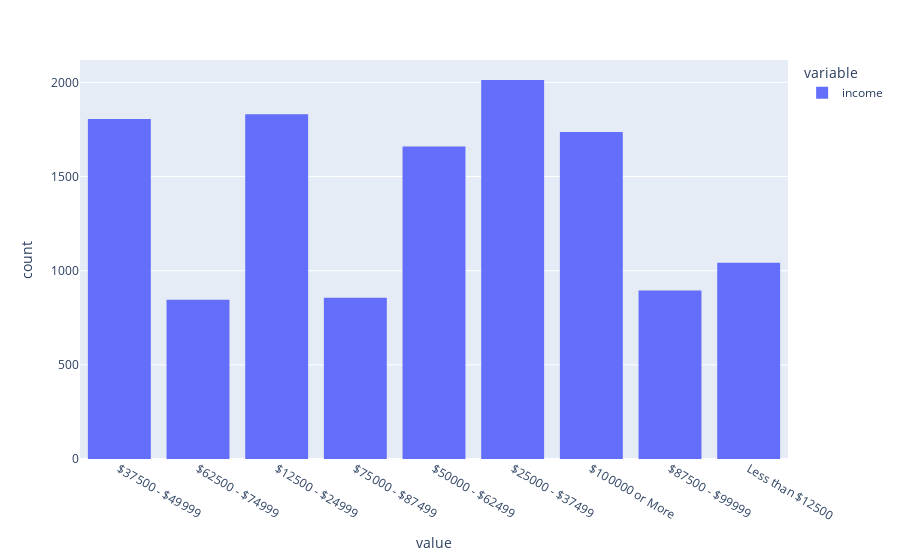

Source (notebook cell):
### Code cell
fig = px.histogram(data['income'])
fig.show()

### Figure 1 — Plotly figure (JSON) as saved in the notebook; plotly's stock layout.template omitted (floating-point values rounded to 4 significant figures; data arrays with more than 128 entries replaced by an {"elided": "..."} marker saying what was removed)
{"data": [{"alignmentgroup": "True", "bingroup": "x", "hovertemplate": "variable=income<br>value=%{x}<br>count=%{y}<extra></extra>", "legendgroup": "income", "marker": {"color": "#636efa", "pattern": {"shape": ""}}, "name": "income", "offsetgroup": "income", "orientation": "v", "showlegend": true, "type": "histogram", "x": {"elided": "12684 str values"}, "xaxis": "x", "yaxis": "y"}], "layout": {"barmode": "relative", "legend": {"title": {"text": "variable"}, "tracegroupgap": 0}, "margin": {"t": 60}, "xaxis": {"anchor": "y", "domain": [0, 1], "title": {"text": "value"}}, "yaxis": {"anchor": "x", "domain": [0, 1], "title": {"text": "count"}}}}
